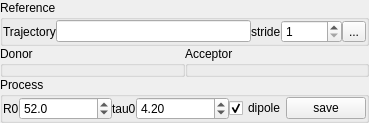
<?xml version="1.0" encoding="UTF-8"?>
<ui version="4.0">
 <class>Form</class>
 <widget class="QWidget" name="Form">
  <property name="geometry">
   <rect>
    <x>0</x>
    <y>0</y>
    <width>369</width>
    <height>96</height>
   </rect>
  </property>
  <property name="windowTitle">
   <string>Structure2Transfer</string>
  </property>
  <property name="windowIcon">
   <iconset resource="rescource.qrc">
    <normaloff>:/icons/icons/structure2transfer.ico</normaloff>:/icons/icons/structure2transfer.ico</iconset>
  </property>
  <layout class="QGridLayout" name="gridLayout_5">
   <property name="margin">
    <number>0</number>
   </property>
   <property name="spacing">
    <number>0</number>
   </property>
   <item row="1" column="0">
    <widget class="QGroupBox" name="groupBox_2">
     <property name="sizePolicy">
      <sizepolicy hsizetype="MinimumExpanding" vsizetype="Preferred">
       <horstretch>0</horstretch>
       <verstretch>0</verstretch>
      </sizepolicy>
     </property>
     <property name="title">
      <string>Donor</string>
     </property>
     <layout class="QGridLayout" name="gridLayout">
      <property name="margin">
       <number>0</number>
      </property>
      <property name="spacing">
       <number>0</number>
      </property>
      <item row="0" column="0">
       <layout class="QHBoxLayout" name="horizontalLayout_2">
        <property name="spacing">
         <number>0</number>
        </property>
       </layout>
      </item>
     </layout>
    </widget>
   </item>
   <item row="0" column="0" colspan="2">
    <widget class="QGroupBox" name="groupBox">
     <property name="title">
      <string>Reference</string>
     </property>
     <layout class="QGridLayout" name="gridLayout_3">
      <property name="margin">
       <number>0</number>
      </property>
      <property name="spacing">
       <number>0</number>
      </property>
      <item row="1" column="1" colspan="2">
       <widget class="QLineEdit" name="lineEdit_3"/>
      </item>
      <item row="1" column="5">
       <widget class="QToolButton" name="toolButton_2">
        <property name="text">
         <string>...</string>
        </property>
       </widget>
      </item>
      <item row="1" column="0">
       <widget class="QLabel" name="label_5">
        <property name="sizePolicy">
         <sizepolicy hsizetype="Fixed" vsizetype="Preferred">
          <horstretch>0</horstretch>
          <verstretch>0</verstretch>
         </sizepolicy>
        </property>
        <property name="text">
         <string>Trajectory</string>
        </property>
       </widget>
      </item>
      <item row="1" column="4">
       <widget class="QSpinBox" name="spinBox">
        <property name="sizePolicy">
         <sizepolicy hsizetype="Fixed" vsizetype="Fixed">
          <horstretch>0</horstretch>
          <verstretch>0</verstretch>
         </sizepolicy>
        </property>
        <property name="minimum">
         <number>1</number>
        </property>
        <property name="maximum">
         <number>99999</number>
        </property>
       </widget>
      </item>
      <item row="1" column="3">
       <widget class="QLabel" name="label">
        <property name="sizePolicy">
         <sizepolicy hsizetype="Fixed" vsizetype="Preferred">
          <horstretch>0</horstretch>
          <verstretch>0</verstretch>
         </sizepolicy>
        </property>
        <property name="text">
         <string>stride</string>
        </property>
       </widget>
      </item>
     </layout>
    </widget>
   </item>
   <item row="2" column="0" colspan="2">
    <widget class="QGroupBox" name="groupBox_5">
     <property name="title">
      <string>Process</string>
     </property>
     <layout class="QHBoxLayout" name="horizontalLayout_4">
      <property name="spacing">
       <number>0</number>
      </property>
      <property name="margin">
       <number>0</number>
      </property>
      <item>
       <widget class="QLabel" name="label_2">
        <property name="sizePolicy">
         <sizepolicy hsizetype="Fixed" vsizetype="Preferred">
          <horstretch>0</horstretch>
          <verstretch>0</verstretch>
         </sizepolicy>
        </property>
        <property name="text">
         <string>R0</string>
        </property>
       </widget>
      </item>
      <item>
       <widget class="QDoubleSpinBox" name="doubleSpinBox">
        <property name="decimals">
         <number>1</number>
        </property>
        <property name="maximum">
         <double>9999.000000000000000</double>
        </property>
        <property name="value">
         <double>52.000000000000000</double>
        </property>
       </widget>
      </item>
      <item>
       <widget class="QLabel" name="label_4">
        <property name="sizePolicy">
         <sizepolicy hsizetype="Fixed" vsizetype="Preferred">
          <horstretch>0</horstretch>
          <verstretch>0</verstretch>
         </sizepolicy>
        </property>
        <property name="text">
         <string>tau0</string>
        </property>
       </widget>
      </item>
      <item>
       <widget class="QDoubleSpinBox" name="doubleSpinBox_2">
        <property name="singleStep">
         <double>0.100000000000000</double>
        </property>
        <property name="value">
         <double>4.200000000000000</double>
        </property>
       </widget>
      </item>
      <item>
       <widget class="QCheckBox" name="checkBox">
        <property name="sizePolicy">
         <sizepolicy hsizetype="Fixed" vsizetype="Fixed">
          <horstretch>0</horstretch>
          <verstretch>0</verstretch>
         </sizepolicy>
        </property>
        <property name="toolTip">
         <string>If enabled uses two atoms per flurophore and calculates kappa2</string>
        </property>
        <property name="text">
         <string>dipole</string>
        </property>
        <property name="icon">
         <iconset resource="rescource.qrc">
          <normaloff>:/icons/icons/Cone.ico</normaloff>:/icons/icons/Cone.ico</iconset>
        </property>
        <property name="checked">
         <bool>true</bool>
        </property>
       </widget>
      </item>
      <item>
       <widget class="QPushButton" name="pushButton_2">
        <property name="sizePolicy">
         <sizepolicy hsizetype="Fixed" vsizetype="Fixed">
          <horstretch>0</horstretch>
          <verstretch>0</verstretch>
         </sizepolicy>
        </property>
        <property name="text">
         <string>save</string>
        </property>
       </widget>
      </item>
     </layout>
    </widget>
   </item>
   <item row="1" column="1">
    <widget class="QGroupBox" name="groupBox_3">
     <property name="sizePolicy">
      <sizepolicy hsizetype="MinimumExpanding" vsizetype="Preferred">
       <horstretch>0</horstretch>
       <verstretch>0</verstretch>
      </sizepolicy>
     </property>
     <property name="title">
      <string>Acceptor</string>
     </property>
     <layout class="QGridLayout" name="gridLayout_2">
      <property name="margin">
       <number>0</number>
      </property>
      <property name="spacing">
       <number>0</number>
      </property>
      <item row="0" column="0">
       <layout class="QHBoxLayout" name="horizontalLayout_3">
        <property name="spacing">
         <number>0</number>
        </property>
       </layout>
      </item>
     </layout>
    </widget>
   </item>
  </layout>
  <action name="actionOpen_topology">
   <property name="text">
    <string>Open topology</string>
   </property>
  </action>
  <action name="actionOpen_trajectory">
   <property name="text">
    <string>Open trajectory</string>
   </property>
  </action>
  <action name="actionProcess_trajectory">
   <property name="text">
    <string>Process trajectory</string>
   </property>
  </action>
  <action name="actionSave_results">
   <property name="text">
    <string>Save results</string>
   </property>
  </action>
 </widget>
 <resources>
  <include location="rescource.qrc"/>
 </resources>
 <connections>
  <connection>
   <sender>toolButton_2</sender>
   <signal>clicked()</signal>
   <receiver>actionOpen_trajectory</receiver>
   <slot>trigger()</slot>
   <hints>
    <hint type="sourcelabel">
     <x>329</x>
     <y>43</y>
    </hint>
    <hint type="destinationlabel">
     <x>-1</x>
     <y>-1</y>
    </hint>
   </hints>
  </connection>
  <connection>
   <sender>pushButton_2</sender>
   <signal>clicked()</signal>
   <receiver>actionProcess_trajectory</receiver>
   <slot>trigger()</slot>
   <hints>
    <hint type="sourcelabel">
     <x>229</x>
     <y>150</y>
    </hint>
    <hint type="destinationlabel">
     <x>-1</x>
     <y>-1</y>
    </hint>
   </hints>
  </connection>
 </connections>
</ui>
